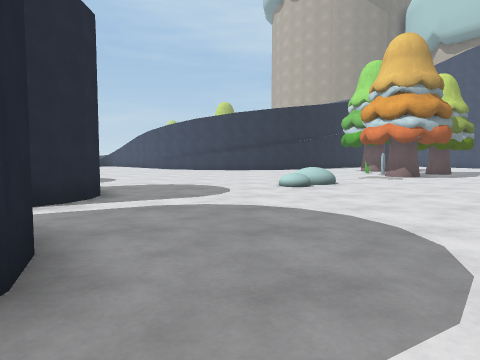
View 1 (above)

24 first-person views from a walk through a scene from a Unity 3-D project. The camera is 1.5 m above the floor, tilts 4° down and sees 70° across. The floor is counted in squares, 2 m on a side. Each view is taken from the middle of a square. On the plan, view 1 faces up. The plan holds only what a view shows up to about 11 squares ahead; the rest is blank. The place goes on beyond the plan. The player character is not drawn. Some surface patterns are stand-ins.

View 2
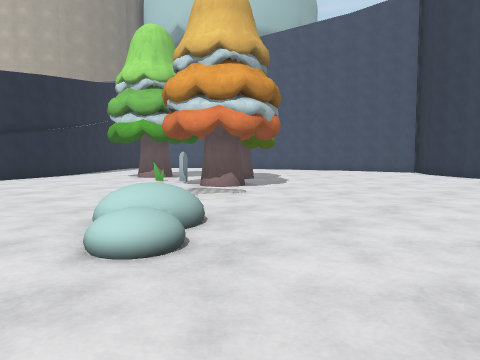

View 3
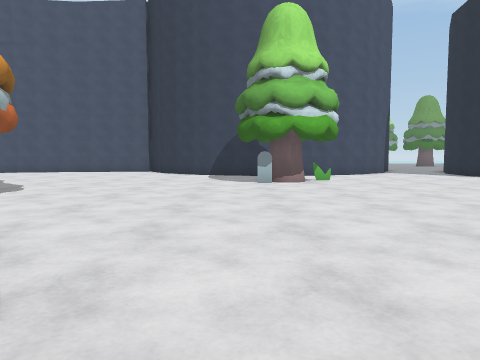

View 4
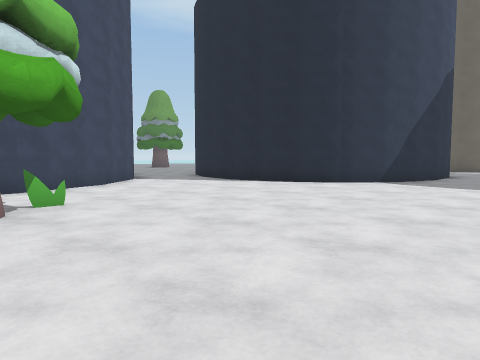

View 5
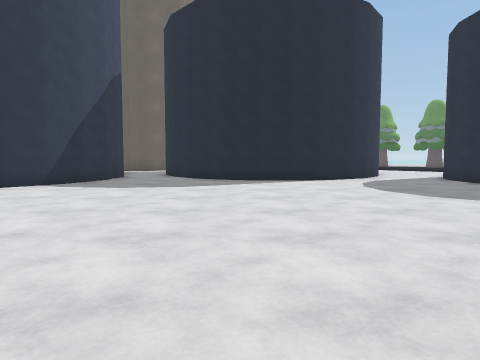

View 6
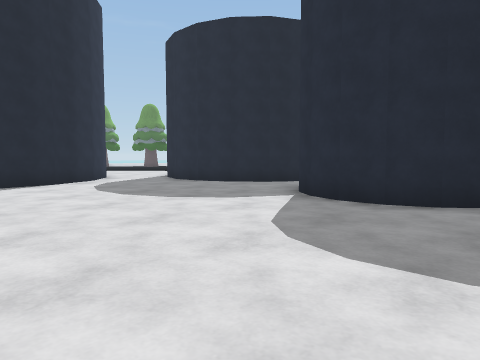

View 7
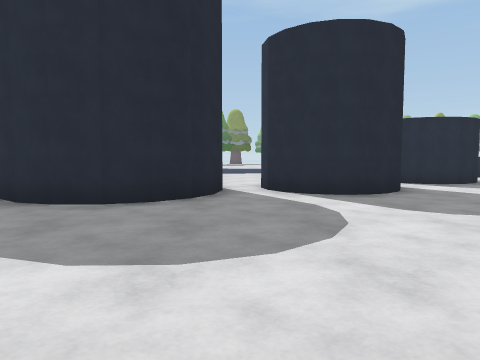

View 8
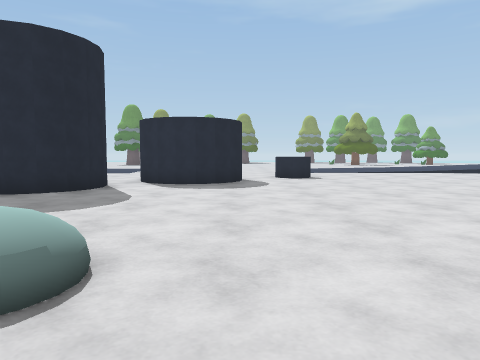

View 9
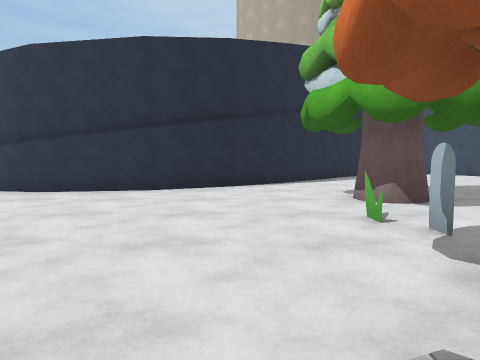

View 10
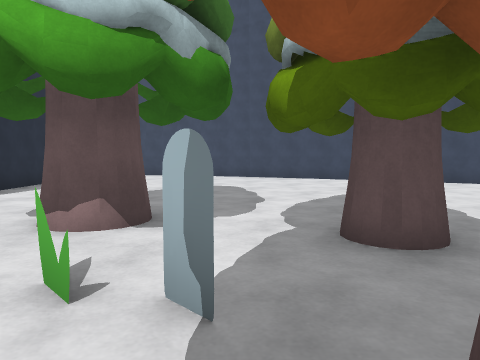

View 11
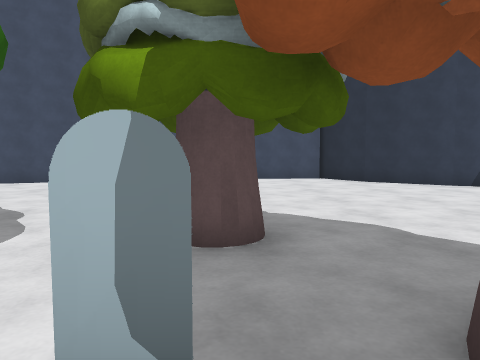

View 12
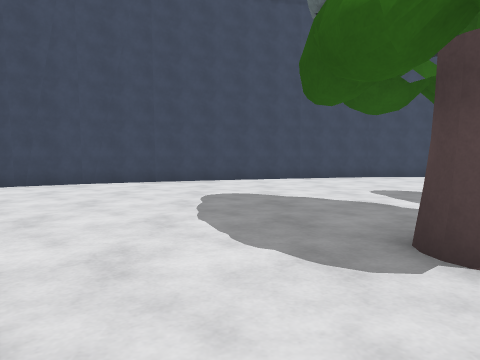

View 13
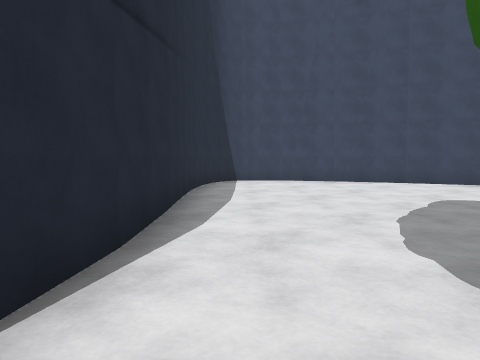

View 14
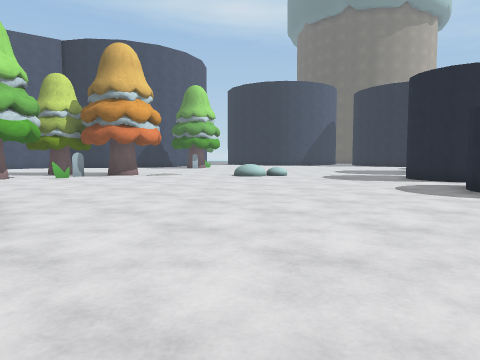

View 15
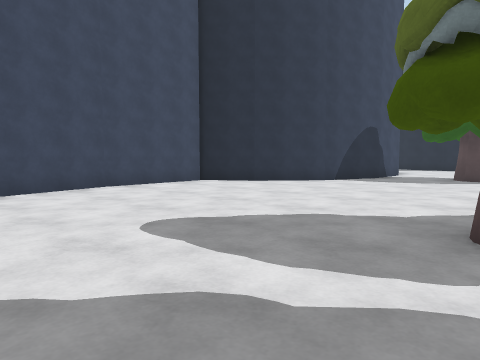

View 16
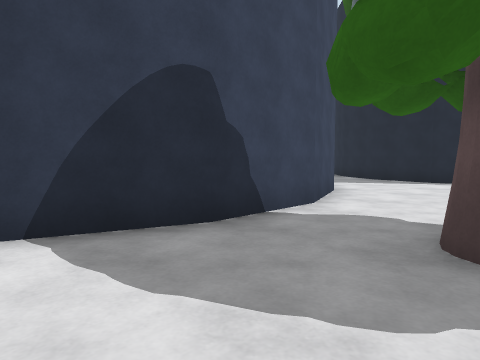

View 17
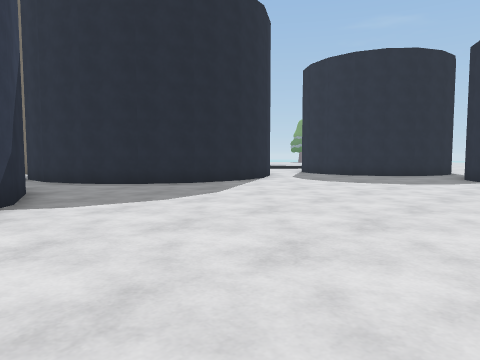

View 18
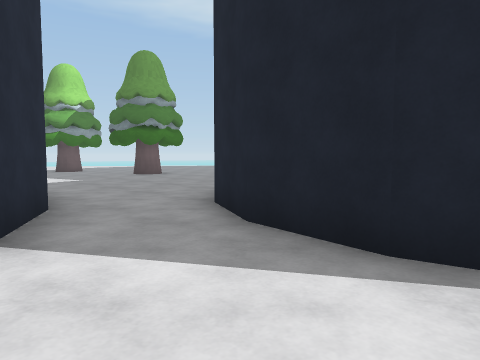

View 19
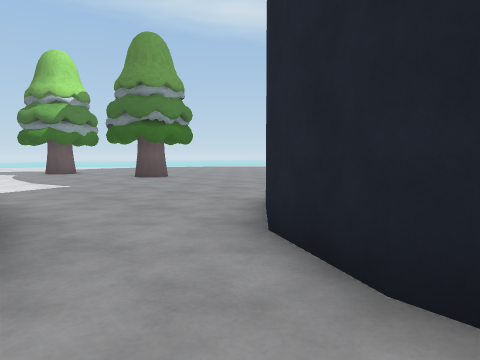

View 20
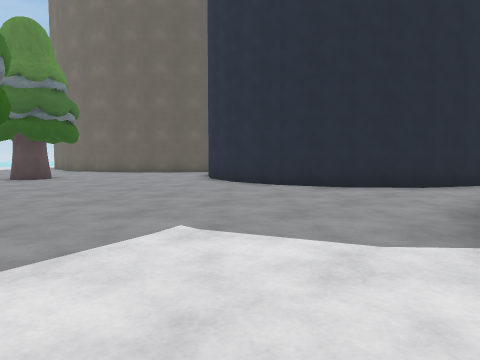

View 21
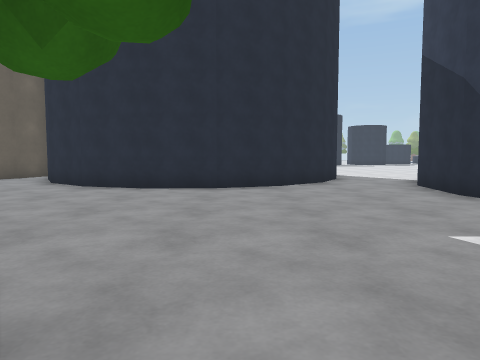

View 22
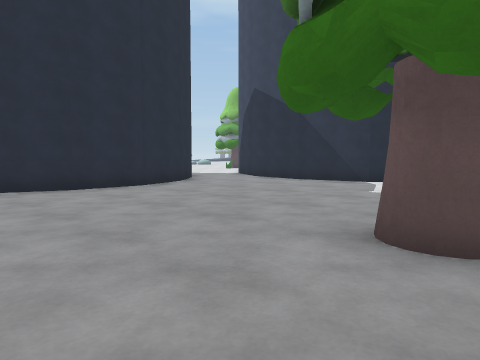

View 23
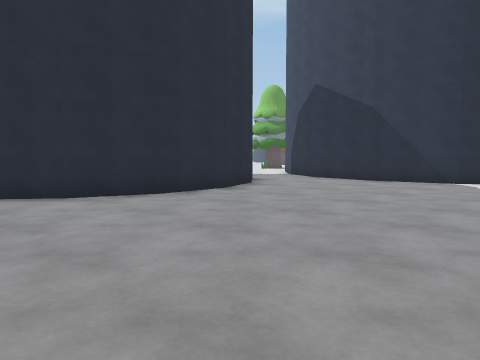

View 24
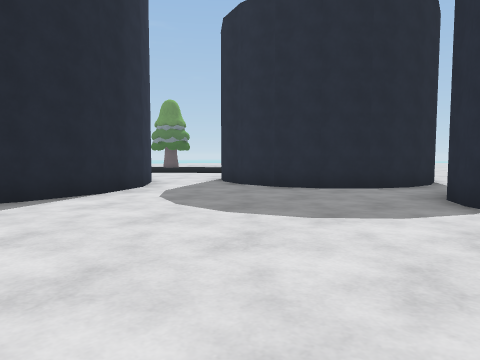

### Floor plan
Key: @ floor where view 1 was taken; # wall or solid block; x gap in a wall; . main floor; : floor 16 m higher than the main floor; / step, stairs or slope; v drop or lower ground; T tree; O other object.
Columns run from 7 left of view 1 to 26 right of it. Each row starts with its distance up from view 1.
 25                 /#.#
 24                /..../
 23               /...../
 22              //....../
 21             //.......#
 20            /........../
 19 ....     //.........../
 18 ....../#..............#
 17 .............TT........
 16 ......................./
 15 .............#.........#
 14 .............x.T........
 13 .............T..........
 12 .............T..........
 11 ##.....................#
 10  #.......O............/
  9  #.......O...........#
  8  #......O............:
  7  .###...............#
  6    ##............T..v
  5    ##............TT.v
  4    ...............#.#
  3    ###...............:
  2      #...............#
  1      #................#
  0     ##.@...............#:    :...
 -1  ................................
 -2 ###...............#####...........
 -3   ###............##   ##..........
 -4     #...........##     ##........
 -5     #...........#       ##........
 -6     #...#####...#        #......T
 -7     #..##   ##..         #......T.
 -8      .##     #..        ##........
 -9              ##        ##.........
-10               #       ##..........
-11               #       #...  ....

Where each view was taken, in squares from view 1:
view 1: 0 up, 0 right, facing up
view 2: 6 up, 0 right, facing up-right
view 3: 7 up, 0 right, facing right
view 4: 6 up, 5 right, facing down-right
view 5: 5 up, 4 right, facing down
view 6: 4 up, 4 right, facing down-left
view 7: 4 up, 4 right, facing left
view 8: 11 up, 4 right, facing left
view 9: 11 up, 4 right, facing up
view 10: 13 up, 5 right, facing up-right
view 11: 14 up, 5 right, facing right
view 12: 19 up, 4 right, facing right
view 13: 18 up, 4 right, facing up-right
view 14: 19 up, 7 left, facing down-right
view 15: 18 up, 8 right, facing down-right
view 16: 9 up, 10 right, facing down-right
view 17: 2 up, 10 right, facing down-left
view 18: 1 up, 12 right, facing down-right
view 19: 0 up, 14 right, facing down-right
view 20: 0 up, 25 right, facing down-left
view 21: 5 down, 26 right, facing left
view 22: 10 down, 26 right, facing up-left
view 23: 11 down, 24 right, facing up-left
view 24: 1 up, 4 right, facing down-left
